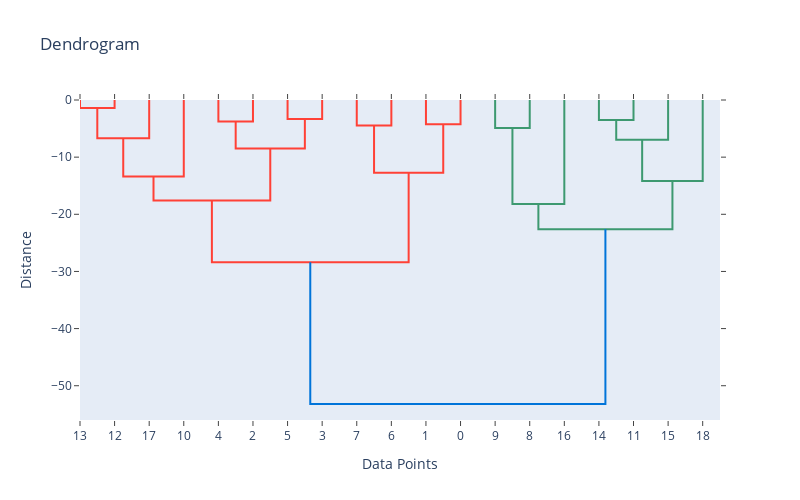

Write notebook code for a chart like this one.
### Markdown cell above
Performing hierarchical clustering and the dendogram:

### Code cell
from scipy.cluster.hierarchy import dendrogram, linkage
from plotly.offline import iplot
import plotly.figure_factory as ff

Z = linkage(features, method='ward')
dendrogram = ff.create_dendrogram(Z, orientation='top')
dendrogram['layout'].update({'width': 800, 'height': 500, 'title': 'Dendrogram'})
dendrogram['layout']['xaxis'].update({'title': 'Data Points'})
dendrogram['layout']['yaxis'].update({'title': 'Distance'})

iplot(dendrogram)

### Figure 1 — Plotly figure (JSON) as saved in the notebook; plotly's stock layout.template omitted (floating-point values rounded to 4 significant figures)
{"data": [{"hoverinfo": "text", "marker": {"color": "rgb(61,153,112)"}, "mode": "lines", "type": "scatter", "x": [-25, -25, -35, -35], "xaxis": "x", "y": [0, -3.485, -3.485, 0], "yaxis": "y"}, {"hoverinfo": "text", "marker": {"color": "rgb(61,153,112)"}, "mode": "lines", "type": "scatter", "x": [-15, -15, -30, -30], "xaxis": "x", "y": [0, -6.972, -6.972, -3.485], "yaxis": "y"}, {"hoverinfo": "text", "marker": {"color": "rgb(61,153,112)"}, "mode": "lines", "type": "scatter", "x": [-5, -5, -22.5, -22.5], "xaxis": "x", "y": [0, -14.17, -14.17, -6.972], "yaxis": "y"}, {"hoverinfo": "text", "marker": {"color": "rgb(61,153,112)"}, "mode": "lines", "type": "scatter", "x": [-55, -55, -65, -65], "xaxis": "x", "y": [0, -4.899, -4.899, 0], "yaxis": "y"}, {"hoverinfo": "text", "marker": {"color": "rgb(61,153,112)"}, "mode": "lines", "type": "scatter", "x": [-45, -45, -60, -60], "xaxis": "x", "y": [0, -18.2, -18.2, -4.899], "yaxis": "y"}, {"hoverinfo": "text", "marker": {"color": "rgb(61,153,112)"}, "mode": "lines", "type": "scatter", "x": [-13.75, -13.75, -52.5, -52.5], "xaxis": "x", "y": [-14.17, -22.61, -22.61, -18.2], "yaxis": "y"}, {"hoverinfo": "text", "marker": {"color": "rgb(255,65,54)"}, "mode": "lines", "type": "scatter", "x": [-75, -75, -85, -85], "xaxis": "x", "y": [0, -4.243, -4.243, 0], "yaxis": "y"}, {"hoverinfo": "text", "marker": {"color": "rgb(255,65,54)"}, "mode": "lines", "type": "scatter", "x": [-95, -95, -105, -105], "xaxis": "x", "y": [0, -4.472, -4.472, 0], "yaxis": "y"}, {"hoverinfo": "text", "marker": {"color": "rgb(255,65,54)"}, "mode": "lines", "type": "scatter", "x": [-80, -80, -100, -100], "xaxis": "x", "y": [-4.243, -12.73, -12.73, -4.472], "yaxis": "y"}, {"hoverinfo": "text", "marker": {"color": "rgb(255,65,54)"}, "mode": "lines", "type": "scatter", "x": [-115, -115, -125, -125], "xaxis": "x", "y": [0, -3.317, -3.317, 0], "yaxis": "y"}, {"hoverinfo": "text", "marker": {"color": "rgb(255,65,54)"}, "mode": "lines", "type": "scatter", "x": [-135, -135, -145, -145], "xaxis": "x", "y": [0, -3.742, -3.742, 0], "yaxis": "y"}, {"hoverinfo": "text", "marker": {"color": "rgb(255,65,54)"}, "mode": "lines", "type": "scatter", "x": [-120, -120, -140, -140], "xaxis": "x", "y": [-3.317, -8.485, -8.485, -3.742], "yaxis": "y"}, {"hoverinfo": "text", "marker": {"color": "rgb(255,65,54)"}, "mode": "lines", "type": "scatter", "x": [-175, -175, -185, -185], "xaxis": "x", "y": [0, -1.416, -1.416, 0], "yaxis": "y"}, {"hoverinfo": "text", "marker": {"color": "rgb(255,65,54)"}, "mode": "lines", "type": "scatter", "x": [-165, -165, -180, -180], "xaxis": "x", "y": [0, -6.703, -6.703, -1.416], "yaxis": "y"}, {"hoverinfo": "text", "marker": {"color": "rgb(255,65,54)"}, "mode": "lines", "type": "scatter", "x": [-155, -155, -172.5, -172.5], "xaxis": "x", "y": [0, -13.38, -13.38, -6.703], "yaxis": "y"}, {"hoverinfo": "text", "marker": {"color": "rgb(255,65,54)"}, "mode": "lines", "type": "scatter", "x": [-130, -130, -163.8, -163.8], "xaxis": "x", "y": [-8.485, -17.58, -17.58, -13.38], "yaxis": "y"}, {"hoverinfo": "text", "marker": {"color": "rgb(255,65,54)"}, "mode": "lines", "type": "scatter", "x": [-90, -90, -146.9, -146.9], "xaxis": "x", "y": [-12.73, -28.39, -28.39, -17.58], "yaxis": "y"}, {"hoverinfo": "text", "marker": {"color": "rgb(0,116,217)"}, "mode": "lines", "type": "scatter", "x": [-33.12, -33.12, -118.4, -118.4], "xaxis": "x", "y": [-22.61, -53.2, -53.2, -28.39], "yaxis": "y"}], "layout": {"autosize": false, "height": 500, "hovermode": "closest", "showlegend": false, "title": {"text": "Dendrogram"}, "width": 800, "xaxis": {"mirror": "allticks", "rangemode": "tozero", "showgrid": false, "showline": true, "showticklabels": true, "tickmode": "array", "ticks": "outside", "ticktext": ["18", "15", "11", "14", "16", "8", "9", "0", "1", "6", "7", "3", "5", "2", "4", "10", "17", "12", "13"], "tickvals": [-5, -15, -25, -35, -45, -55, -65, -75, -85, -95, -105, -115, -125, -135, -145, -155, -165, -175, -185], "title": {"text": "Data Points"}, "type": "linear", "zeroline": false}, "yaxis": {"mirror": "allticks", "rangemode": "tozero", "showgrid": false, "showline": true, "showticklabels": true, "ticks": "outside", "title": {"text": "Distance"}, "type": "linear", "zeroline": false}}}
